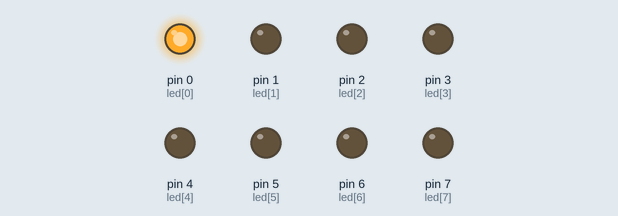
This sketch was run on a simulated Arduino Uno, built with avr-gcc and run on an emulated ATmega328P. Shown: output pins drawn as LEDs (lit = HIGH).

Above: at 0.2 s.
At 1.2 s:
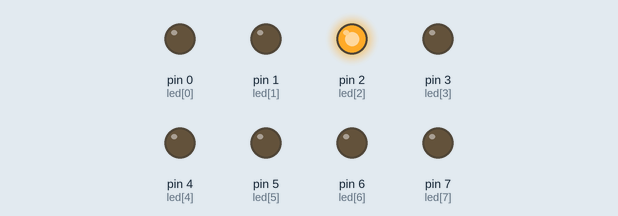
At 1.7 s:
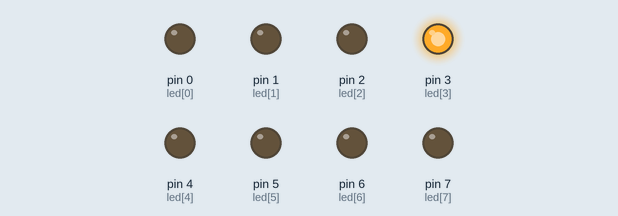
At 2.2 s:
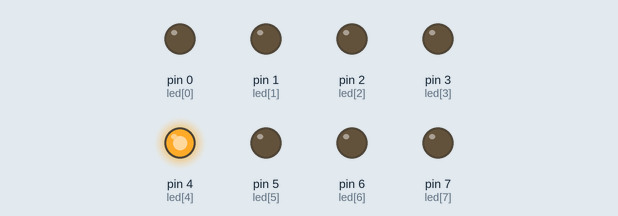
At 3.2 s:
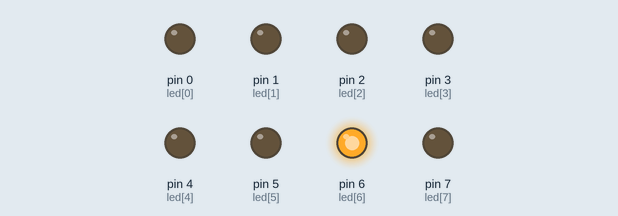
At 4.7 s:
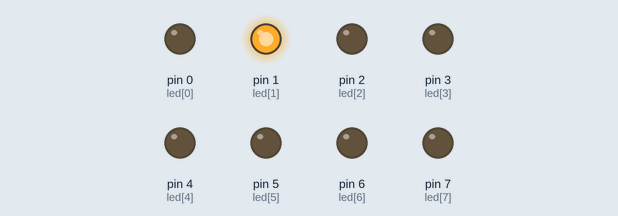
Timing chart, 0 to 5.2 s (numbered marks = the images above):
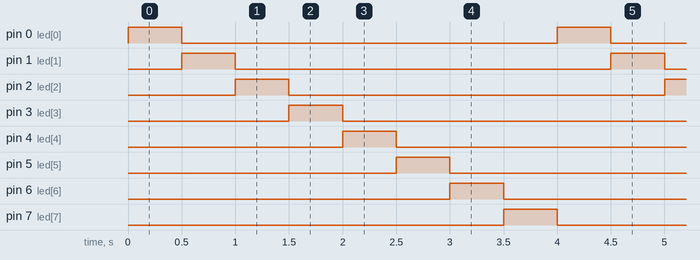

Measured:
- by itself, pin 0 (led[0]), pin 1 (led[1]), pin 2 (led[2]), pin 3 (led[3]), pin 4 (led[4]), pin 5 (led[5]), pin 6 (led[6]), pin 7 (led[7]): alternates HIGH for 0.50 s and LOW for 3.5 s
- by itself, everything shown: repeats every 4.0 s, in 8 steps

The sketch:

LED.ino
```cpp
const unsigned int led[8] = {0,1,2,3,4,5,6,7};
const int LED=13;

void setup() {
  for ( int x = 0; x<=7;x++) {
    pinMode(led[x], OUTPUT);
  }
}

void loop() {
  for(int x = 0; x <=7; x++) {

    for(int x = 0; x <= 7; x ++) {
      digitalWrite(led[x],LOW);
    }
    digitalWrite(led[x],HIGH);
      delay(500);
  }

}
```
